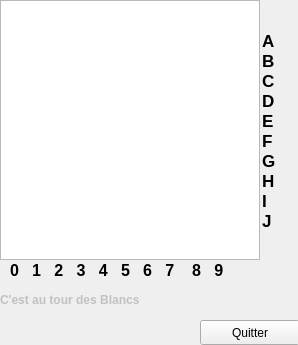
<?xml version="1.0" encoding="UTF-8"?>
<ui version="4.0">
 <class>MainWindow</class>
 <widget class="QMainWindow" name="MainWindow">
  <property name="enabled">
   <bool>true</bool>
  </property>
  <property name="geometry">
   <rect>
    <x>0</x>
    <y>0</y>
    <width>298</width>
    <height>345</height>
   </rect>
  </property>
  <property name="font">
   <font>
    <pointsize>12</pointsize>
   </font>
  </property>
  <property name="windowTitle">
   <string>Dames</string>
  </property>
  <property name="styleSheet">
   <string notr="true">alternate-background-color: rgb(170, 255, 255);</string>
  </property>
  <widget class="QWidget" name="centralwidget">
   <widget class="QGraphicsView" name="graphicsView">
    <property name="geometry">
     <rect>
      <x>0</x>
      <y>0</y>
      <width>260</width>
      <height>260</height>
     </rect>
    </property>
   </widget>
   <widget class="QLabel" name="label">
    <property name="geometry">
     <rect>
      <x>0</x>
      <y>280</y>
      <width>201</width>
      <height>40</height>
     </rect>
    </property>
    <property name="font">
     <font>
      <pointsize>9</pointsize>
      <weight>75</weight>
      <bold>true</bold>
     </font>
    </property>
    <property name="styleSheet">
     <string notr="true">color: rgb(193, 193, 193);</string>
    </property>
    <property name="text">
     <string>C'est au tour des Blancs</string>
    </property>
   </widget>
   <widget class="QLabel" name="label_2">
    <property name="geometry">
     <rect>
      <x>10</x>
      <y>260</y>
      <width>251</width>
      <height>20</height>
     </rect>
    </property>
    <property name="font">
     <font>
      <pointsize>12</pointsize>
      <weight>75</weight>
      <bold>true</bold>
     </font>
    </property>
    <property name="text">
     <string>0   1   2   3   4   5   6   7    8   9</string>
    </property>
   </widget>
   <widget class="QLabel" name="label_3">
    <property name="geometry">
     <rect>
      <x>262</x>
      <y>0</y>
      <width>55</width>
      <height>261</height>
     </rect>
    </property>
    <property name="font">
     <font>
      <pointsize>13</pointsize>
      <weight>75</weight>
      <bold>true</bold>
     </font>
    </property>
    <property name="text">
     <string>A
B
C
D
E
F
G
H
I
J</string>
    </property>
   </widget>
   <widget class="QPushButton" name="quitter">
    <property name="geometry">
     <rect>
      <x>200</x>
      <y>320</y>
      <width>100</width>
      <height>25</height>
     </rect>
    </property>
    <property name="styleSheet">
     <string notr="true"/>
    </property>
    <property name="text">
     <string>Quitter</string>
    </property>
   </widget>
   <widget class="QLabel" name="labelImageB">
    <property name="enabled">
     <bool>true</bool>
    </property>
    <property name="geometry">
     <rect>
      <x>0</x>
      <y>0</y>
      <width>280</width>
      <height>320</height>
     </rect>
    </property>
    <property name="text">
     <string/>
    </property>
   </widget>
   <widget class="QLabel" name="labelImageN">
    <property name="enabled">
     <bool>true</bool>
    </property>
    <property name="geometry">
     <rect>
      <x>0</x>
      <y>0</y>
      <width>280</width>
      <height>320</height>
     </rect>
    </property>
    <property name="text">
     <string/>
    </property>
   </widget>
   <zorder>quitter</zorder>
   <zorder>graphicsView</zorder>
   <zorder>label</zorder>
   <zorder>label_2</zorder>
   <zorder>label_3</zorder>
   <zorder>labelImageB</zorder>
   <zorder>labelImageN</zorder>
  </widget>
 </widget>
 <resources/>
 <connections>
  <connection>
   <sender>quitter</sender>
   <signal>clicked()</signal>
   <receiver>MainWindow</receiver>
   <slot>close()</slot>
   <hints>
    <hint type="sourcelabel">
     <x>249</x>
     <y>330</y>
    </hint>
    <hint type="destinationlabel">
     <x>146</x>
     <y>171</y>
    </hint>
   </hints>
  </connection>
 </connections>
</ui>
